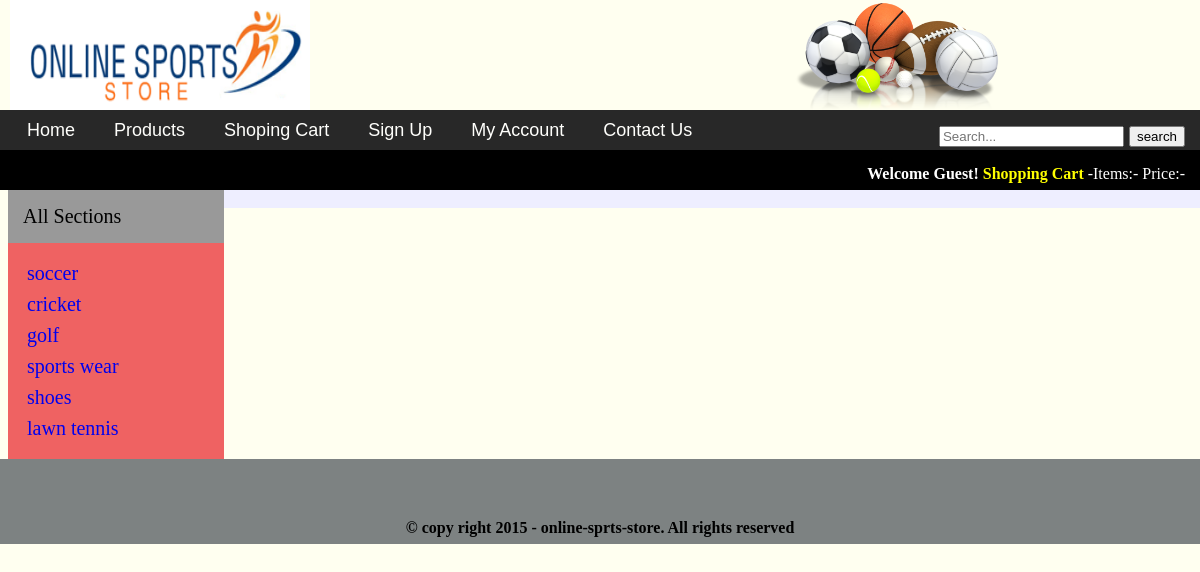
Screenshot of /search.php with the database file from the repository.
### tables this page shows
CREATE TABLE IF NOT EXISTS `product_category` (
  `category_id` int(6) NOT NULL,
  `category_name` varchar(30) NOT NULL
);

### search.php (the view, shortened to what this page needs)
<?php include 'db.php';
?>
<!DOCTYPE html PUBLIC "-//W3C//DTD XHTML 1.0 Strict//EN"
        "http://www.w3.org/TR/xhtml1/DTD/xhtml1-strict.dtd">
<html xmlns="http://www.w3.org/1999/xhtml">
   <head>
		<link rel="stylesheet" type="text/css" href="main.css" media="all">
   </head>
 <body>
	<div class="header_wrapper">
        <img src="logo.png" alt="Social  Logo" style="float:left;" width="300px" height="110px"  />
		<img src="sports.png" alt="products image" style="float:right; width="400px" height="110px"  />
     </div>
	 <div id="navigation">
		<ul class="navbar">
			<li><a href="index.php">Home</a></li>
			<li><a href="">Products</a></li>
			<li><a href="">Shoping Cart</a></li>
			<li><a href="signup.php">Sign Up</a></li>
			<li><a href="">My Account</a></li>
			<li><a href="">Contact Us</a></li>
		<li id="sbox">
			<form method="get" action="search.php" enctype="multipart/form-data">
				<input type="text" placeholder="Search..." name="sbox" />
                 <input type="submit" name="submit" value="search"/>
			</form>
		</li>
		</ul>
	 </div>
	 <div id="headline">
			<div id="headline_content">
			<b>Welcome Guest!</b>
			<b style="color:yellow;">Shopping Cart </b>
			<span>-Items:- Price:- </span>
			</div>
		</div>
	 <div class="content_wrapper">
		<div id="left_content">
			<div id="list_cat">	All Sections</div>
			<ul id="section_list">
				<?php
					$query= "select * from product_category";
					$res=mysqli_query($conn,$query );
						while($row = mysqli_fetch_array($res)){
							$catId=$row['category_id'];
							$catName=$row['category_name'];
						echo "<li><a href='index.php?cat=$catId'>$catName</a></li>";
						}
					?>
			</ul>
		</div>
		<div id="center_content">
			<div id="products_box">
			<br/>
				</div>
			</div>
		</div>
	 <div class="footer">
			<h2 style="color:#000; padding-top:60px; text-align:center;"> &copy copy right 2015 - online-sprts-store. All rights reserved</h2>
		</div>
  </body>
</html>

### main.css (style rules this page uses)
html, body, div, span, applet, object, iframe, h1, h2, h3, h4, h5, h6, p, blockquote, pre, a, abbr, acronym, address, big, cite, code, del, dfn, em, img, ins, kbd, q, s, samp, small, strike, strong, sub, sup, tt, var, b, u, i, center, dl, dt, dd, ol, ul, li, fieldset, form, label, legend, table, caption, tbody, tfoot, thead, tr, th, td, article, aside, canvas, details, embed, figure, figcaption, footer, header, hgroup, menu, nav, output, ruby, section, summary, time, mark, audio, video { margin: 0; padding: 0; border: 0; font-size: 100%; vertical-align: baseline; }
body { background:#FFFFF0; }
.header_wrapper { height: 110px; width: 1000px; padding-left:10px; padding-right;10px; }
#navigation { height: 40px; width: 100%; background: #282828; overflow: hidden; }
.navbar { margin: 10px 0 0 0; list-style-type: none; padding: 0; font-size:18px; font-family: sans-serif; padding-left:10px; padding-right;10px; }
#sbox { float:right; line-height:5opx; padding-right:10px; }
.navbar li { display: inline; margin: 5px; }
.navbar li a { color: #FFFFFC; text-decoration: none; padding: 12px; }
.content_wrapper { width: 100%; height:auto; background:#f0f2ff; padding:8px; }
#center_content { width:82%; height:auto; float:right; background:#EEF; float:right; }
#left_content { width:18%; height:auto; float:left; background:#EF6262; float:left; }
.footer { width: 100%; height:85px; background:#7d8282; color:#AFF; clear:both; }
#list_cat { background:#999; color:#000; padding:15px; font-size:20px; font-family:"Palatino Linotype","Book Antiqua","Palatino serif" }
#section_list { color:#000; padding:11px; }
#section_list li { list-style:none; margin:8px; }
#section_list a { font-size:20px; text-decoration:none; }
#headline { background:#000; color:#FFF; height:40px; width:100%; float:left; }
#headline_content { float:right;padding:15px; }

### rows the page displays
product_category: category_name "soccer"
product_category: category_name "cricket"
product_category: category_name "golf"
product_category: category_name "sports wear"
product_category: category_name "shoes"
product_category: category_name "lawn tennis"
